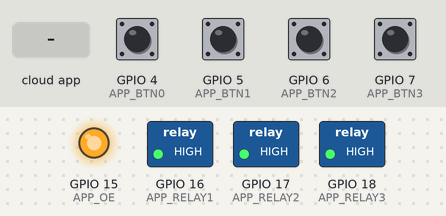
This program was run on a simulated ESP32-S3. Parts: switched loads named in the program (green lamp = pin HIGH), output pins drawn as LEDs (lit = HIGH). The inputs (shaded band) are chosen by the test bench; at power-on: GPIO 4 (APP_BTN0), GPIO 5 (APP_BTN1), GPIO 6 (APP_BTN2), GPIO 7 (APP_BTN3) HIGH. WiFi joins after 1.5 s; servers stay silent unless stated; a WiFi scan finds three made-up networks; what the program prints to the serial monitor is not drawn.

Above: at 6.4 s.
6.5 s: GPIO 5 (APP_BTN1) pulled LOW for 0.15 s
At 6.9 s:
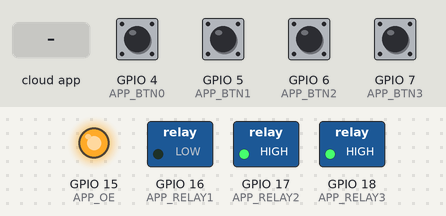
8.1 s: GPIO 6 (APP_BTN2) pulled LOW for 0.15 s
At 9.3 s:
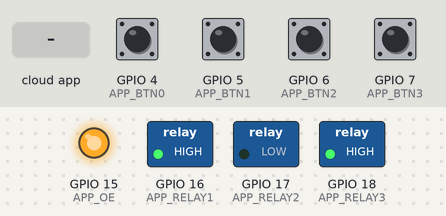
9.7 s: GPIO 7 (APP_BTN3) pulled LOW for 0.15 s
At 10.5 s:
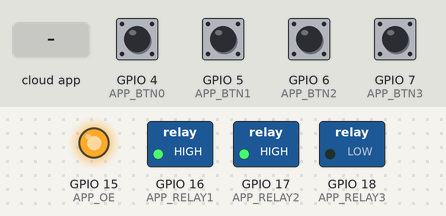
11.3 s: GPIO 4 (APP_BTN0) pulled LOW for 0.15 s
At 11.6 s:
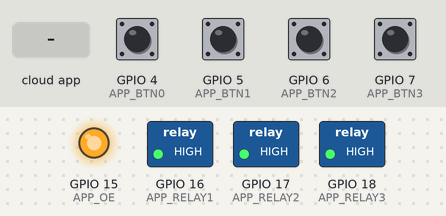
14.4 s: the phone or cloud app sets 6accc1801a22f0aaee65a267 to 1
At 14.9 s:
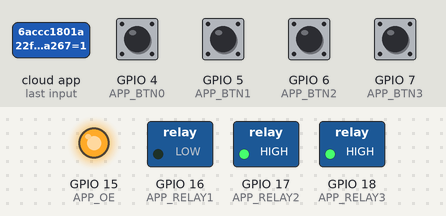
Timing chart, 0 to 16.9 s (numbered marks = the images above; inputs shaded):
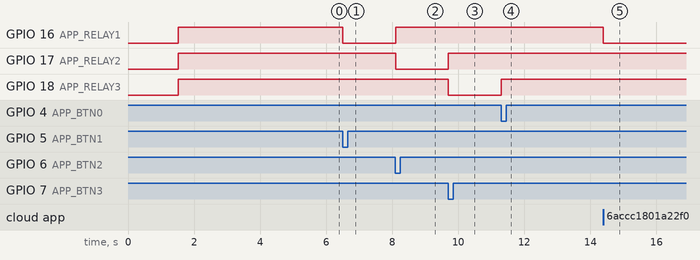

Measured:
- after the input at 6.5 s, GPIO 16 (APP_RELAY1): HIGH → LOW at once
- after the input at 8.1 s, GPIO 16 (APP_RELAY1): LOW → HIGH at once; GPIO 17 (APP_RELAY2): HIGH → LOW at once
- after the input at 9.7 s, GPIO 17 (APP_RELAY2): LOW → HIGH at once; GPIO 18 (APP_RELAY3): HIGH → LOW at once
- after the input at 11.3 s, GPIO 18 (APP_RELAY3): LOW → HIGH at once
- after the input at 14.4 s, GPIO 16 (APP_RELAY1): HIGH → LOW at once

The program:

main.cpp
```cpp
#include <Arduino.h>
#include <WiFi.h>
#include <SinricPro.h>
#include <SinricProDimSwitch.h>

// =====================================================================
// 1. ENTER YOUR WI-FI & SINRIC PRO CREDENTIALS HERE
// =====================================================================
#define WIFI_SSID       "Carolynternet"
#define WIFI_PASS       "FRee5Gwifi09916036290!!!"
#define APP_KEY         "44b8324c-2d04-4e55-b720-f201ed219b5f"
#define APP_SECRET      "d4d28f49-1e98-4525-9b58-a466d02bd052-06e8c931-3ad6-424a-acc9-c67b6022fae1"
#define FAN_DEVICE_ID   "6accc1801a22f0aaee65a267"

// =====================================================================
// 2. ESP32-S3 N16R8 SAFE GPIO PIN DEFINITIONS
// =====================================================================
#define APP_BTN0    4   // Stop Button (0%)
#define APP_BTN1    5   // Low Speed Button (33%)
#define APP_BTN2    6   // Normal Speed Button (66%)
#define APP_BTN3    7   // High Speed Button (100%)

#define APP_OE      15  // ENABLE (TXS0108E Logic Shifter)
#define APP_RELAY1  16  // Relay 1 (Low Speed - 33%)
#define APP_RELAY2  17  // Relay 2 (Normal Speed - 66%)
#define APP_RELAY3  18  // Relay 3 (High Speed - 100%)

// =====================================================================
// 3. RELAY TRIGGER LOGIC (Active-LOW for SunFounder 4-Channel Module)
// =====================================================================
// Most optocoupler relay modules (like SunFounder 4-Relay) turn ON on LOW (0V).
// If using an Active-HIGH relay module, swap LOW and HIGH below.
#define RELAY_ON    LOW
#define RELAY_OFF   HIGH

int currentPowerLevel = 0;
bool cloudConnected = false;
bool sinricStarted = false;

// Helper to print to BOTH USB-C ports (UART0 and Native USB) on ESP32-S3
void logPrintln(const String &msg) {
  Serial.println(msg);
  Serial0.println(msg);
}

// Normalize user percentage input to 0, 33, 66, or 100 (Page 15 of Lab Manual)
int update_power(int power_level) {
  if (power_level <= 0)  return 0;
  if (power_level <= 33) return 33;
  if (power_level <= 66) return 66;
  return 100;
}

// Drive the physical relay pins based on the fan state
void apphw_set_state(int level) {
  currentPowerLevel = update_power(level);

  // Turn all relays OFF first
  digitalWrite(APP_RELAY1, RELAY_OFF);
  digitalWrite(APP_RELAY2, RELAY_OFF);
  digitalWrite(APP_RELAY3, RELAY_OFF);

  // Switch ON the corresponding speed relay
  if (currentPowerLevel == 33) {
    digitalWrite(APP_RELAY1, RELAY_ON);
    logPrintln("[HW] Fan Speed: LOW (33%) -> RELAY 1 (GPIO 16) ON");
  }
  else if (currentPowerLevel == 66) {
    digitalWrite(APP_RELAY2, RELAY_ON);
    logPrintln("[HW] Fan Speed: NORMAL (66%) -> RELAY 2 (GPIO 17) ON");
  }
  else if (currentPowerLevel == 100) {
    digitalWrite(APP_RELAY3, RELAY_ON);
    logPrintln("[HW] Fan Speed: HIGH (100%) -> RELAY 3 (GPIO 18) ON");
  }
  else {
    logPrintln("[HW] Fan Speed: OFF (0%) -> ALL RELAYS OFF");
  }
}

// Handle Alexa "Turn On / Turn Off" directives
bool onPowerState(const String &deviceId, bool &state) {
  logPrintln(String("[ALEXA] PowerState Directive: ") + (state ? "ON" : "OFF"));
  if (!state) {
    apphw_set_state(0);
  } else if (currentPowerLevel == 0) {
    apphw_set_state(33); // Start at Low speed (33%) when turned ON
  }
  return true;
}

// Handle Alexa "SetPowerLevel" directives (e.g. "Alexa, set Smart Fan to 50%")
bool onPowerLevel(const String &deviceId, int &powerLevel) {
  logPrintln(String("[ALEXA] SetPowerLevel Directive: ") + String(powerLevel) + "%");
  apphw_set_state(powerLevel);
  powerLevel = currentPowerLevel;
  return true;
}

// Handle Alexa "AdjustPowerLevel" directives (e.g. "Alexa, increase Smart Fan by 10%")
bool onAdjustPowerLevel(const String &deviceId, int &levelDelta) {
  int newLevel = constrain(currentPowerLevel + levelDelta, 0, 100);
  logPrintln(String("[ALEXA] AdjustPowerLevel Delta: ") + String(levelDelta) + "% -> " + String(newLevel) + "%");
  apphw_set_state(newLevel);
  levelDelta = currentPowerLevel;
  return true;
}

// Publish state to Cloud when a physical button is pressed on the breadboard
void appcloud_publish(int val) {
  apphw_set_state(val);

  if (WiFi.status() == WL_CONNECTED && cloudConnected) {
    SinricProDimSwitch &myFan = SinricPro[FAN_DEVICE_ID];
    myFan.sendPowerStateEvent(currentPowerLevel > 0);
    if (currentPowerLevel > 0) {
      myFan.sendPowerLevelEvent(currentPowerLevel);
    }
    logPrintln(String("[CLOUD] Published reported powerlevel: ") + String(currentPowerLevel) + "%");
  } else {
    logPrintln(String("[LOCAL] Relay updated to ") + String(currentPowerLevel) + "% (Cloud offline)");
  }
}

// Poll the 4 breadboard push buttons
void checkButtons() {
  static unsigned long lastPressTime = 0;
  if (millis() - lastPressTime < 250) return; // 250ms debounce

  if (digitalRead(APP_BTN0) == LOW && currentPowerLevel != 0) {
    lastPressTime = millis();
    logPrintln("\r\n[BTN] Stop Button (GPIO 4) Pressed!");
    appcloud_publish(0);
  }
  else if (digitalRead(APP_BTN1) == LOW && currentPowerLevel != 33) {
    lastPressTime = millis();
    logPrintln("\r\n[BTN] Low Speed Button (GPIO 5) Pressed!");
    appcloud_publish(33);
  }
  else if (digitalRead(APP_BTN2) == LOW && currentPowerLevel != 66) {
    lastPressTime = millis();
    logPrintln("\r\n[BTN] Normal Speed Button (GPIO 6) Pressed!");
    appcloud_publish(66);
  }
  else if (digitalRead(APP_BTN3) == LOW && currentPowerLevel != 100) {
    lastPressTime = millis();
    logPrintln("\r\n[BTN] High Speed Button (GPIO 7) Pressed!");
    appcloud_publish(100);
  }
}

void startSinricPro() {
  if (sinricStarted) return;
  sinricStarted = true;

  SinricProDimSwitch &myFan = SinricPro[FAN_DEVICE_ID];
  myFan.onPowerState(onPowerState);
  myFan.onPowerLevel(onPowerLevel);
  myFan.onAdjustPowerLevel(onAdjustPowerLevel);

  SinricPro.onConnected([]() {
    cloudConnected = true;
    logPrintln("[CLOUD] >>> Connected to Sinric Pro & Alexa Ready! <<<");
  });
  SinricPro.onDisconnected([]() {
    cloudConnected = false;
    logPrintln("[CLOUD] Disconnected from Sinric Pro!");
  });
  SinricPro.begin(APP_KEY, APP_SECRET);
}

void setup() {
  Serial.begin(115200);
  Serial0.begin(115200);
  delay(1500);

  logPrintln("\r\n==========================================");
  logPrintln("   ESP32-S3 Voice-Controlled Smart Fan");
  logPrintln("==========================================");

  // Initialize Button GPIOs with internal pull-up resistors
  pinMode(APP_BTN0, INPUT_PULLUP);
  pinMode(APP_BTN1, INPUT_PULLUP);
  pinMode(APP_BTN2, INPUT_PULLUP);
  pinMode(APP_BTN3, INPUT_PULLUP);

  // Initialize Relay GPIOs as OFF before OUTPUT to prevent boot clicks
  digitalWrite(APP_RELAY1, RELAY_OFF);
  digitalWrite(APP_RELAY2, RELAY_OFF);
  digitalWrite(APP_RELAY3, RELAY_OFF);
  pinMode(APP_RELAY1, OUTPUT);
  pinMode(APP_RELAY2, OUTPUT);
  pinMode(APP_RELAY3, OUTPUT);

  // Optional: Level Shifter Enable (ignored if wired directly)
  pinMode(APP_OE, OUTPUT);
  digitalWrite(APP_OE, HIGH);
  apphw_set_state(0);

  // Scan 2.4GHz Wi-Fi networks so we can verify the exact SSID
  WiFi.mode(WIFI_STA);
  WiFi.disconnect();
  delay(100);
  // Set TX power to 8.5dBm (fixes ESP32-S3 N16R8 Wi-Fi connection stability)
  WiFi.setTxPower(WIFI_POWER_8_5dBm);

  logPrintln("[WIFI] Scanning nearby 2.4GHz Wi-Fi networks...");
  int n = WiFi.scanNetworks();
  for (int i = 0; i < n; i++) {
    logPrintln(String("  Found 2.4GHz Wi-Fi: \"") + WiFi.SSID(i) + "\" (" + String(WiFi.RSSI(i)) + " dBm)");
  }

  logPrintln(String("\r\n[WIFI] Connecting to \"") + WIFI_SSID + "\"...");
  WiFi.begin(WIFI_SSID, WIFI_PASS);

  unsigned long startAttempt = millis();
  while (WiFi.status() != WL_CONNECTED && millis() - startAttempt < 12000) {
    checkButtons(); // Buttons work immediately even while Wi-Fi is connecting!
    Serial.print(".");
    Serial0.print(".");
    delay(400);
  }

  if (WiFi.status() == WL_CONNECTED) {
    logPrintln(String("\r\n[WIFI] Connected! IP: ") + WiFi.localIP().toString());
    startSinricPro();
  } else {
    logPrintln("\r\n[WIFI] Still connecting in background (check 2.4GHz Wi-Fi list above)...");
  }
}

void loop() {
  checkButtons();

  if (WiFi.status() == WL_CONNECTED) {
    if (!sinricStarted) {
      logPrintln(String("\r\n[WIFI] Connected! IP: ") + WiFi.localIP().toString());
      startSinricPro();
    }
    SinricPro.handle();
  }

  // Print a live heartbeat every 5 seconds
  static unsigned long lastStatus = 0;
  if (millis() - lastStatus >= 5000) {
    lastStatus = millis();
    logPrintln(String("[STATUS] WiFi: ") + (WiFi.status() == WL_CONNECTED ? WiFi.localIP().toString() : "Connecting...") +
               " | Cloud: " + (cloudConnected ? "ONLINE" : "Waiting...") +
               " | Fan PowerLevel: " + String(currentPowerLevel) + "%");
  }
}
```
